Frame 1 (no input): blank canvas, image omitted
Frame 60 (no input): blank canvas, image omitted
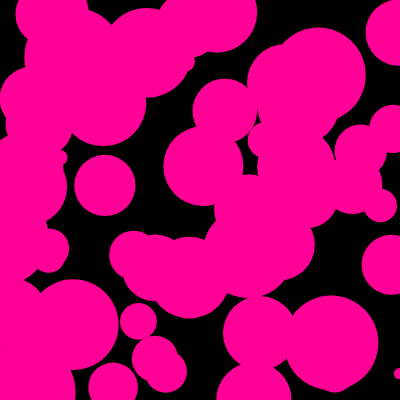
Frame 120 (the mouse pressed at the canvas centre since frame 60)

The p5.js sketch whose frames 1 and 60 were blank and that drew this single picture after the mouse press (run headless with seeded random() and noise() and a simulated clock; from frame 60 on, the mouse is pressed at the canvas centre):

// p5.js sketch
// ── sketch.js
function setup() {
    createCanvas(400, 400);
    noStroke();
    fill(255, 0, 150);
    background(0);
}

function draw() {
    if (mouseIsPressed) {
        circle(random(400), random(400), random(10,100));
    }
    if (keyIsPressed) {
        background(0)
    }
}
